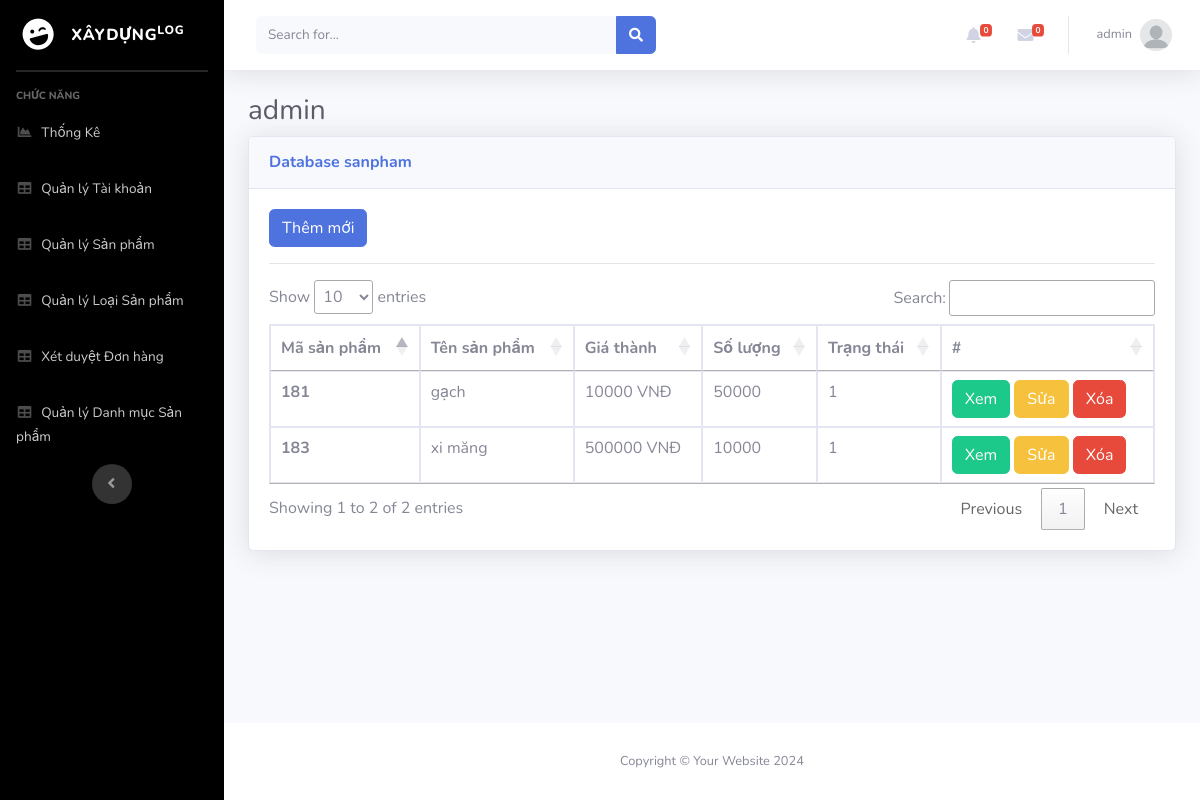
Screenshot of /Admin/index.php?mod=sanpham (signed in) with the database file from the repository.
### tables this page shows
CREATE TABLE `sanpham` (
  `MaSP` int(11) NOT NULL,
  `MaLSP` int(11) NOT NULL,
  `MaDM` int(11) NOT NULL,
  `TenSP` varchar(70) NOT NULL,
  `DonGia` int(11) NOT NULL,
  `SoLuong` int(10) UNSIGNED NOT NULL DEFAULT 1,
  `HinhAnh1` varchar(200) NOT NULL,
  `HinhAnh2` varchar(255) DEFAULT NULL,
  `HinhAnh3` varchar(255) DEFAULT NULL,
  `MaKM` int(11) NOT NULL,
  `Tensanpham` varchar(50) DEFAULT NULL,
  `Tinhtrang` varchar(50) DEFAULT NULL,
  `Kichthuoc` varchar(50) DEFAULT NULL,
  `Trongluong` varchar(50) DEFAULT NULL,
  `Chatlieu` varchar(50) DEFAULT NULL,
  `Soluongg` varchar(50) DEFAULT NULL,
  `Mausac` varchar(50) DEFAULT NULL,
  `Donvitinh` varchar(50) DEFAULT NULL,
  `Noisanxuat` varchar(50) DEFAULT NULL,
  `SoSao` int(11) NOT NULL,
  `SoDanhGia` int(11) NOT NULL,
  `TrangThai` int(11) NOT NULL,
  `MoTa` text NOT NULL,
  `ThoiGian` datetime DEFAULT NULL
);

### Admin/MVC/controllers/SanphamController.php (called while the page is built, shortened)
<?php
class SanphamController
{
    var $sanpham_model;
    public function __construct()
    {
        $this->sanpham_model = new sanpham();
    }
    public function list()
    {
        $data = $this->sanpham_model->All();
        require_once("MVC/Views/Admin/index.php");
    }
}

### Admin/MVC/Models/connection.php (called while the page is built, shortened)
<?php
    class Connection{
        function __construct()
        {
            $severname ="localhost";
            $username ="root";
            $password ="";
            $db_name ="vatlieuxaydung";
            $this->conn = new mysqli($severname,$username,$password,$db_name);
        }
    }
?>

### Admin/MVC/Models/model.php (called while the page is built, shortened)
<?php
require_once("connection.php");
class Model
{
    var $table;
    var $contens;
    function __construct()
    {
        $conn_obj = new Connection();
        $this->conn = $conn_obj->conn;
    }
    function All()
    {
        $query = "select * from $this->table ORDER BY $this->contens DESC ";
        require("result.php");
        return $data;
    }
}

### Admin/MVC/Models/result.php (called while the page is built)
<?php
$result = $this->conn->query($query);
$data = array();
while ($row = $result->fetch_assoc()) {
    $data[] = $row;
}
?>

### Admin/MVC/Views/sanpham/list.php (the view, shortened to what this page needs)
<?php if (isset($_SESSION['isLogin_Admin']) && $_SESSION['isLogin_Admin'] == true) { ?>
<a href="?mod=sanpham&act=add" type="button" class="btn btn-primary">Thêm mới</a>
<?php } ?>
<hr>
<table class="table table-bordered" id="dataTable" width="100%" cellspacing="0">
  <thead>
    <tr>
      <th scope="col">Mã sản phẩm</th>
      <th scope="col">Tên sản phẩm</th>
      <th scope="col">Giá thành</th>
      <th scope="col">Số lượng</th>
      <th scope="col">Trạng thái</th>
      <th>#</th>
    </tr>
  </thead>
  <tbody>
    <?php foreach ($data as $row) { ?>
      <tr>
        <th scope="row"><?= $row['MaSP'] ?></th>
        <td><?= $row['TenSP'] ?></td>
        <td><?= $row['DonGia'] ?> VNĐ</td>
        <td><?= $row['SoLuong'] ?></td>
        <td><?= $row['TrangThai'] ?></td>
        <td>
          <a href="../index.php?act=detail&id=<?= $row['MaSP'] ?>" type="button" class="btn btn-success" target="_blank">Xem</a>
          <?php if (isset($_SESSION['isLogin_Admin']) && $_SESSION['isLogin_Admin'] == true) { ?>
          <a href="?mod=sanpham&act=edit&id=<?= $row['MaSP'] ?>" type="button" class="btn btn-warning">Sửa</a>
          <a href="?mod=sanpham&act=delete&id=<?= $row['MaSP'] ?>" onclick="return confirm('Bạn có thật sự muốn xóa ?');" type="button" class="btn btn-danger">Xóa</a>
          <?php } ?>
        </td>
      </tr>
    <?php } ?>
  </tbody>
</table>

### rows the page displays
sanpham: MaSP "183", TenSP "xi măng", DonGia "500000", SoLuong "10000", TrangThai "1"
sanpham: MaSP "181", TenSP "gạch", DonGia "10000", SoLuong "50000", TrangThai "1"

### other values shown
$_SESSION['login']['TaiKhoan'] "admin"
$mod "sanpham"
